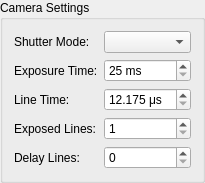
                 <widget class="QGroupBox" name="groupBox_12">
                  <property name="title">
                   <string>Camera Settings</string>
                  </property>
                  <layout class="QFormLayout" name="formLayout">
                   <item row="1" column="0">
                    <widget class="QLabel" name="label_9">
                     <property name="text">
                      <string>Shutter Mode:</string>
                     </property>
                    </widget>
                   </item>
                   <item row="1" column="1">
                    <widget class="QComboBox" name="comboBox_cameraShutterMode"/>
                   </item>
                   <item row="2" column="0">
                    <widget class="QLabel" name="label_doubleSpinBox_cameraExposureTime">
                     <property name="text">
                      <string>Exposure Time:</string>
                     </property>
                    </widget>
                   </item>
                   <item row="2" column="1">
                    <widget class="QDoubleSpinBox" name="doubleSpinBox_cameraExposureTime">
                     <property name="prefix">
                      <string/>
                     </property>
                     <property name="suffix">
                      <string> ms</string>
                     </property>
                     <property name="decimals">
                      <number>0</number>
                     </property>
                     <property name="minimum">
                      <double>25.000000000000000</double>
                     </property>
                     <property name="maximum">
                      <double>1000.000000000000000</double>
                     </property>
                     <property name="singleStep">
                      <double>5.000000000000000</double>
                     </property>
                     <property name="value">
                      <double>25.000000000000000</double>
                     </property>
                    </widget>
                   </item>
                   <item row="3" column="0">
                    <widget class="QLabel" name="label_doubleSpinBox_cameraLineTime">
                     <property name="text">
                      <string>Line Time:</string>
                     </property>
                    </widget>
                   </item>
                   <item row="3" column="1">
                    <widget class="QDoubleSpinBox" name="doubleSpinBox_cameraLineTime">
                     <property name="suffix">
                      <string> μs</string>
                     </property>
                     <property name="decimals">
                      <number>3</number>
                     </property>
                     <property name="minimum">
                      <double>12.175000000000001</double>
                     </property>
                     <property name="maximum">
                      <double>500.000000000000000</double>
                     </property>
                    </widget>
                   </item>
                   <item row="4" column="0">
                    <widget class="QLabel" name="label_doubleSpinBox_cameraExposedLines">
                     <property name="text">
                      <string>Exposed Lines:</string>
                     </property>
                    </widget>
                   </item>
                   <item row="4" column="1">
                    <widget class="QDoubleSpinBox" name="doubleSpinBox_cameraExposedLines">
                     <property name="decimals">
                      <number>0</number>
                     </property>
                     <property name="minimum">
                      <double>1.000000000000000</double>
                     </property>
                     <property name="maximum">
                      <double>1024.000000000000000</double>
                     </property>
                    </widget>
                   </item>
                   <item row="5" column="0">
                    <widget class="QLabel" name="label_doubleSpinBox_cameraDelayLines">
                     <property name="text">
                      <string>Delay Lines:</string>
                     </property>
                    </widget>
                   </item>
                   <item row="5" column="1">
                    <widget class="QDoubleSpinBox" name="doubleSpinBox_cameraDelayLines">
                     <property name="decimals">
                      <number>0</number>
                     </property>
                     <property name="maximum">
                      <double>1024.000000000000000</double>
                     </property>
                    </widget>
                   </item>
                  </layout>
                 </widget>
